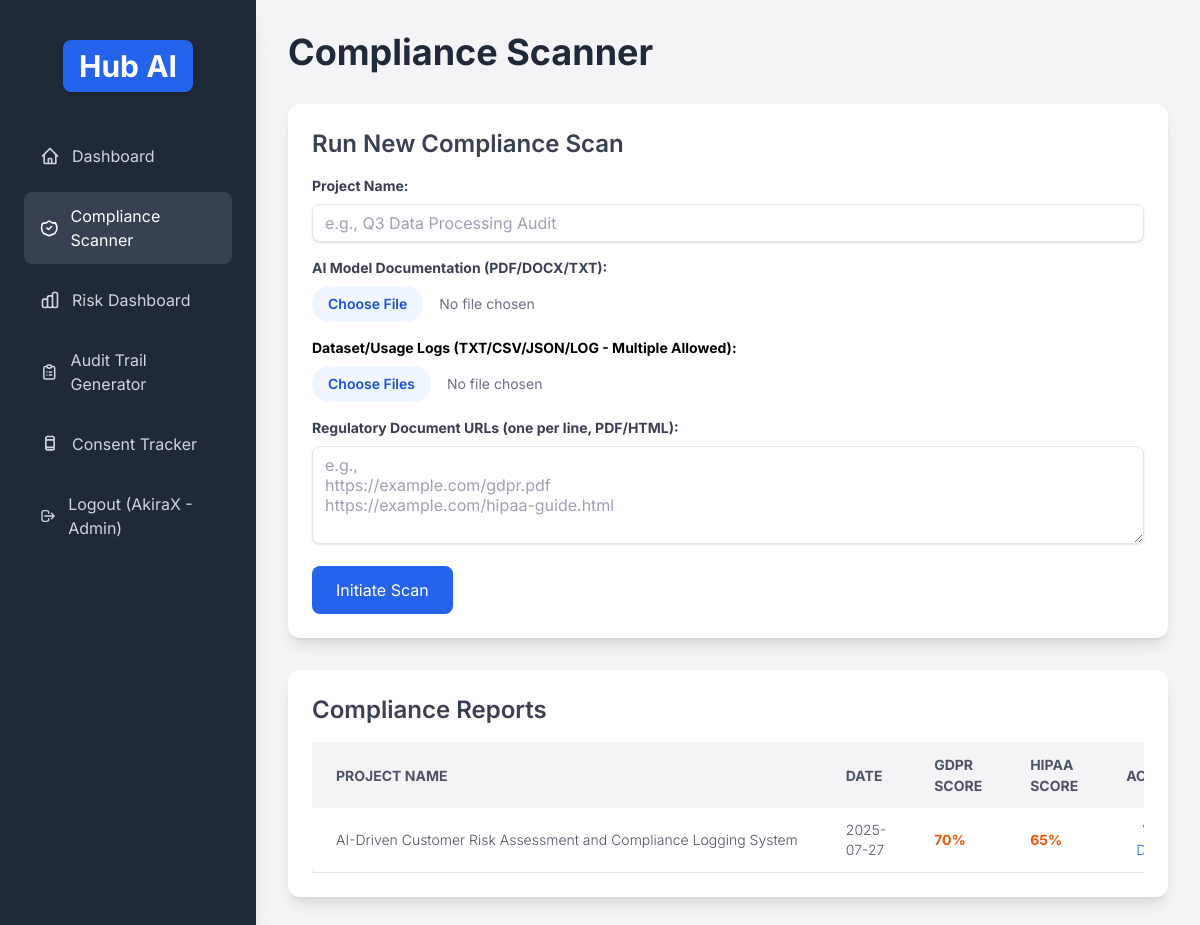
The app's page /compliance-scanner (signed in), older data.
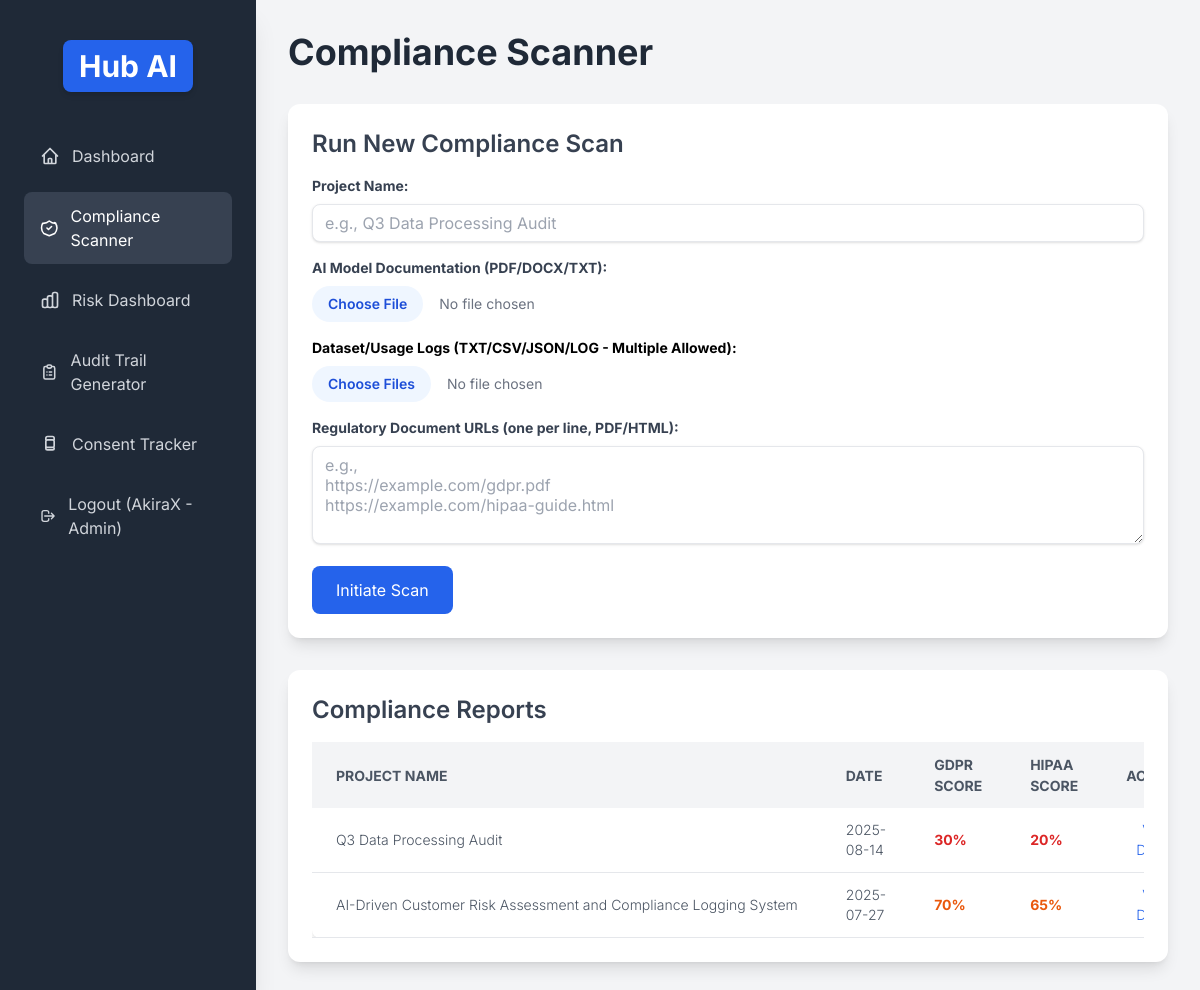
The same page, newer data.
### app.py (models this page shows, shortened)
class User(UserMixin, db.Model):
    id = db.Column(db.Integer, primary_key=True)
    username = db.Column(db.String(80), unique=True, nullable=False)
    email = db.Column(db.String(120), unique=True, nullable=False)
    password_hash = db.Column(db.String(128))
    role = db.Column(db.String(50), default='analyst', nullable=False) # 'analyst', 'support', 'admin'

class ComplianceReport(db.Model):
    id = db.Column(db.Integer, primary_key=True)
    user_id = db.Column(db.Integer, db.ForeignKey('user.id'), nullable=False)
    project_name = db.Column(db.String(255), nullable=False)
    timestamp = db.Column(db.DateTime, default=datetime.utcnow)
    uploaded_files = db.Column(db.Text) # Storing as JSON string
    regulatory_docs_processed = db.Column(db.Text) # Storing as JSON string
    compliance_score = db.Column(db.Text) # Storing as JSON string (e.g., {"GDPR": 80, ...})
    recommendations = db.Column(db.Text) # Storing as JSON string (list of strings)
    severity_levels = db.Column(db.Text) # Storing as JSON string
    extracted_uploaded_content_sample = db.Column(db.Text)
    note = db.Column(db.Text)
    user_rel = db.relationship('User', backref='compliance_reports') # Renamed to avoid conflict with 'user' field in AuditLogEntry

### app.py (the view)
@app.route('/compliance-scanner')
@login_required
def compliance_scanner():
    if current_user.role == 'admin':
        reports_db = ComplianceReport.query.order_by(ComplianceReport.timestamp.desc()).all()
    else: # Support, Analyst roles
        reports_db = ComplianceReport.query.filter_by(user_id=current_user.id).order_by(ComplianceReport.timestamp.desc()).all()
    reports_serializable = []
    for report in reports_db:
        reports_serializable.append({
            'id': report.id,
            'project_name': report.project_name,
            'timestamp': report.timestamp.isoformat(),
            'uploaded_files': json.loads(report.uploaded_files) if report.uploaded_files else [],
            'regulatory_docs_processed': json.loads(report.regulatory_docs_processed) if report.regulatory_docs_processed else [],
            'compliance_score': json.loads(report.compliance_score) if report.compliance_score else {},
            'recommendations': json.loads(report.recommendations) if report.recommendations else [],
            'severity_levels': json.loads(report.severity_levels) if report.severity_levels else {},
            'extracted_uploaded_content_sample': report.extracted_uploaded_content_sample,
            'note': report.note
        })
    return render_template('compliance_scanner.html', reports=reports_serializable)

### app.py (called while the page is built)
@login_manager.user_loader
def load_user(user_id):
    return User.query.get(int(user_id))

### templates/compliance_scanner.html (shortened to what this page needs)
{% extends "base.html" %}
{% block content %}
<h1 class="text-4xl font-bold text-gray-800 mb-8">Compliance Scanner</h1>
{% if current_user.role == 'admin' or current_user.role == 'analyst' %}
<div class="bg-white p-6 rounded-xl shadow-lg mb-8">
    <h2 class="text-2xl font-semibold text-gray-700 mb-4">Run New Compliance Scan</h2>
    <form id="complianceScanForm" class="space-y-4" enctype="multipart/form-data">
        <div>
            <label for="projectName" class="block text-gray-700 text-sm font-bold mb-2">Project Name:</label>
            <input type="text" id="projectName" name="projectName" class="shadow appearance-none border rounded-lg w-full py-2 px-3 text-gray-700 leading-tight focus:outline-none focus:shadow-outline" placeholder="e.g., Q3 Data Processing Audit" required>
        </div>
        <div>
            <label for="modelDoc" class="block text-gray-700 text-sm font-bold mb-2">AI Model Documentation (PDF/DOCX/TXT):</label>
            <input type="file" id="modelDoc" name="modelDoc" class="block w-full text-sm text-gray-500 file:mr-4 file:py-2 file:px-4 file:rounded-full file:border-0 file:text-sm file:font-semibold file:bg-blue-50 file:text-blue-700 hover:file:bg-blue-100" accept=".pdf,.doc,.docx,.txt">
        </div>
        <div>
            <label for="datasetLogs" class="block w-full text-sm font-bold mb-2">Dataset/Usage Logs (TXT/CSV/JSON/LOG - Multiple Allowed):</label>
            <input type="file" id="datasetLogs" name="datasetLogs" multiple class="block w-full text-sm text-gray-500 file:mr-4 file:py-2 file:px-4 file:rounded-full file:border-0 file:text-sm file:font-semibold file:bg-blue-50 file:text-blue-700 hover:file:bg-blue-100" accept=".txt,.csv,.json,.log">
        </div>
        <div>
            <label for="regulatoryDocsUrls" class="block text-gray-700 text-sm font-bold mb-2">Regulatory Document URLs (one per line, PDF/HTML):</label>
            <textarea id="regulatoryDocsUrls" name="regulatoryDocsUrls" rows="4" class="shadow appearance-none border rounded-lg w-full py-2 px-3 text-gray-700 leading-tight focus:outline-none focus:shadow-outline" placeholder="e.g.,&#10;https://example.com/gdpr.pdf&#10;https://example.com/hipaa-guide.html"></textarea>
        </div>
        <button type="submit" class="bg-blue-600 text-white px-6 py-3 rounded-lg hover:bg-blue-700 transition-colors duration-200">Initiate Scan</button>
    </form>
</div>
{% else %}
<div class="bg-yellow-100 border-l-4 border-yellow-500 text-yellow-700 p-4 mb-8 rounded-lg" role="alert">
    <p class="font-bold">Access Restricted</p>
    <p>Your role ({{ current_user.role | capitalize }}) does not permit initiating new compliance scans.</p>
</div>
{% endif %}
<div class="bg-white p-6 rounded-xl shadow-lg">
    <h2 class="text-2xl font-semibold text-gray-700 mb-4">Compliance Reports</h2>
    <div class="overflow-x-auto">
        <table class="min-w-full bg-white rounded-lg shadow-md">
            <thead>
                <tr class="bg-gray-100 text-gray-600 uppercase text-sm leading-normal">
                    <th class="py-3 px-6 text-left">Project Name</th>
                    <th class="py-3 px-6 text-left">Date</th>
                    <th class="py-3 px-6 text-left">GDPR Score</th>
                    <th class="py-3 px-6 text-left">HIPAA Score</th>
                    <th class="py-3 px-6 text-left">Actions</th>
                </tr>
            </thead>
            <tbody id="complianceReportsTableBody" class="text-gray-600 text-sm font-light">
                {% if reports %}
                    {% for report in reports %}
                    <tr class="border-b border-gray-200 hover:bg-gray-100">
                        <td class="py-3 px-6 text-left whitespace-nowrap">{{ report.project_name }}</td>
                        <td class="py-3 px-6 text-left">{{ (report.timestamp.split('T'))[0] }}</td>
                        <td class="py-3 px-6 text-left">
                            <span class="font-bold text-{{ 'red' if report.compliance_score.GDPR < 50 else 'orange' if report.compliance_score.GDPR < 75 else 'green' }}-600">
                                {{ report.compliance_score.GDPR }}%
                            </span>
                        </td>
                        <td class="py-3 px-6 text-left">
                            <span class="font-bold text-{{ 'red' if report.compliance_score.HIPAA < 50 else 'orange' if report.compliance_score.HIPAA < 75 else 'green' }}-600">
                                {{ report.compliance_score.HIPAA }}%
                            </span>
                        </td>
                        <td class="py-3 px-6 text-left">
                            <button class="text-blue-600 hover:underline" onclick="viewComplianceReportDetails({{ report.id }})">View Details</button>
                        </td>
                    </tr>
                    {% endfor %}
                {% else %}
                    <tr><td colspan="5" class="py-3 px-6 text-center">No compliance reports found.</td></tr>
                {% endif %}
            </tbody>
        </table>
    </div>
</div>
{% endblock %}

### templates/base.html (shortened to what this page needs)
<!DOCTYPE html>
<html lang="en">
<head>
    <script src="https://cdn.tailwindcss.com"></script>
</head>
<body class="flex h-screen">
    <aside class="sidebar w-64 p-6 flex flex-col items-center justify-start shadow-xl">
        <div class="text-white text-3xl font-bold mb-10 mt-4 rounded-lg bg-blue-600 px-4 py-2 shadow-md">Hub AI</div>
        <nav class="w-full">
            <ul class="space-y-3">
                {% if current_user.is_authenticated %}
                <li><a href="/" class="flex items-center px-4 py-3 text-gray-300 hover:bg-gray-700 hover:text-white rounded-lg transition-colors duration-200 {% if request.path == '/' %}bg-gray-700 text-white{% endif %}">
                    Dashboard
                </a></li>
                <li><a href="/compliance-scanner" class="flex items-center px-4 py-3 text-gray-300 hover:bg-gray-700 hover:text-white rounded-lg transition-colors duration-200 {% if request.path == '/compliance-scanner' %}bg-gray-700 text-white{% endif %}">
                    Compliance Scanner
                </a></li>
                <li><a href="/risk-dashboard" class="flex items-center px-4 py-3 text-gray-300 hover:bg-gray-700 hover:text-white rounded-lg transition-colors duration-200 ">
                    Risk Dashboard
                </a></li>
                {% if current_user.role != 'analyst' %}
                <li><a href="/audit-trail-generator" class="flex items-center px-4 py-3 text-gray-300 hover:bg-gray-700 hover:text-white rounded-lg transition-colors duration-200 ">
                    Audit Trail Generator
                </a></li>
                {% endif %}
                <li><a href="/consent-tracker" class="flex items-center px-4 py-3 text-gray-300 hover:bg-gray-700 hover:text-white rounded-lg transition-colors duration-200 ">
                    Consent Tracker
                </a></li>
                <li class="mt-auto">
                    <a href="{{ url_for('logout') }}" class="flex items-center px-4 py-3 text-gray-300 hover:bg-red-700 hover:text-white rounded-lg transition-colors duration-200">
                        <svg class="w-5 h-5 mr-3" fill="none" stroke="currentColor" viewBox="0 0 24 24" xmlns="http://www.w3.org/2000/svg"><path stroke-linecap="round" stroke-linejoin="round" stroke-width="2" d="M17 16l4-4m0 0l-4-4m4 4H7m6 4v1a3 3 0 01-3 3H6a3 3 0 01-3-3V7a3 3 0 013-3h4a3 3 0 013 3v1"></path></svg>
                        Logout ({{ current_user.username }} - {{ current_user.role | capitalize }})
                    </a>
                </li>
                {% endif %}
            </ul>
        </nav>
    </aside>
    <main class="flex-1 p-8 overflow-y-auto">
        {% block content %}{% endblock %}
    </main>
</body>
</html>

### templates/base.html (style rules this page uses)
body { font-family: 'Inter', sans-serif; background-color: #f3f4f6; }
.sidebar { background-color: #1f2937; }

Row changes from the older to the newer data that the page shows:
added ComplianceReport: project_name "Q3 Data Processing Audit", timestamp "2025-08-14", compliance_score.GDPR "30", compliance_score.HIPAA "20"
